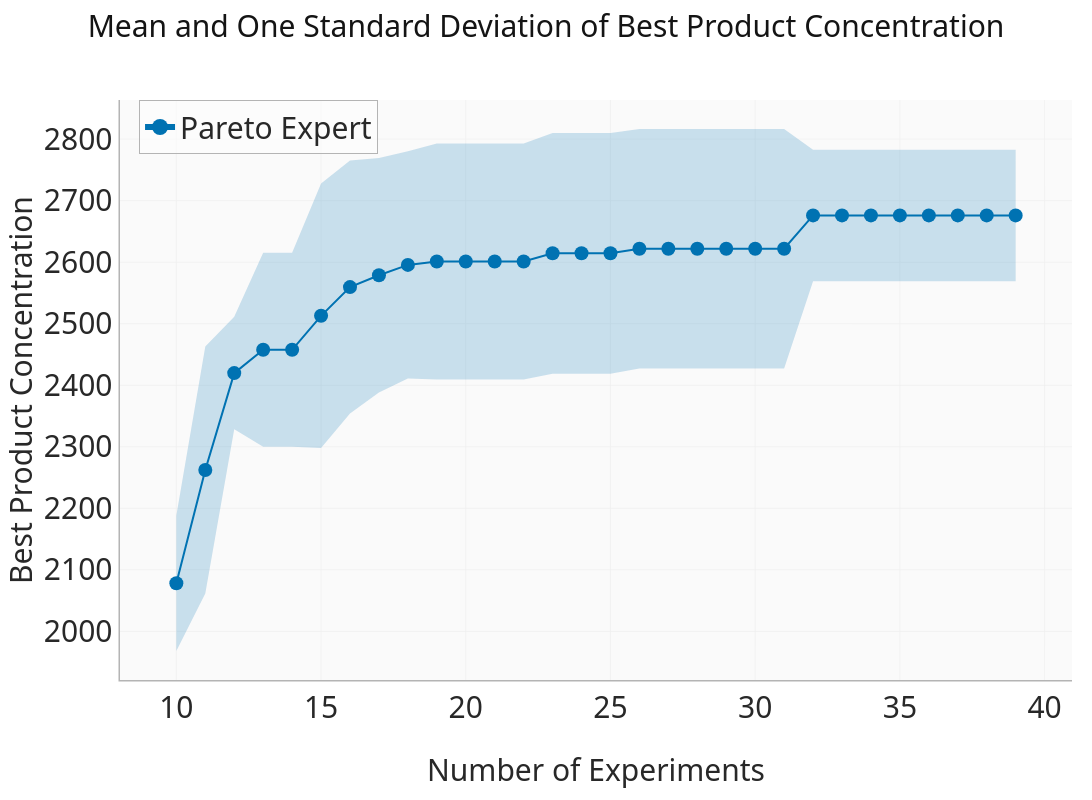

Source (notebook cell):
### Code cell
fig = plot_mean_std(
    summary,
    "Best Product Concentration",
    "Mean and One Standard Deviation of Best Product Concentration",
    "Best Product Concentration",
    "best_objective_pareto_expert",
)

### Figure 1 — Plotly figure (JSON) as saved in the notebook; plotly's stock layout.template omitted (floating-point values rounded to 4 significant figures)
{"data": [{"hoverinfo": "skip", "legendgroup": "pareto_expert", "line": {"width": 0}, "showlegend": false, "type": "scatter", "x": [10, 11, 12, 13, 14, 15, 16, 17, 18, 19, 20, 21, 22, 23, 24, 25, 26, 27, 28, 29, 30, 31, 32, 33, 34, 35, 36, 37, 38, 39], "y": [2188.0, 2463.0, 2511.0, 2615.0, 2615.0, 2728.0, 2765.0, 2769.0, 2780.0, 2793.0, 2793.0, 2793.0, 2793.0, 2810.0, 2810.0, 2810.0, 2816.0, 2816.0, 2816.0, 2816.0, 2816.0, 2816.0, 2783.0, 2783.0, 2783.0, 2783.0, 2783.0, 2783.0, 2783.0, 2783.0]}, {"fill": "tonexty", "fillcolor": "rgba(0,114,178,0.2)", "hoverinfo": "skip", "legendgroup": "pareto_expert", "line": {"width": 0}, "showlegend": false, "type": "scatter", "x": [10, 11, 12, 13, 14, 15, 16, 17, 18, 19, 20, 21, 22, 23, 24, 25, 26, 27, 28, 29, 30, 31, 32, 33, 34, 35, 36, 37, 38, 39], "y": [1968.0, 2062.0, 2328.0, 2300.0, 2300.0, 2298.0, 2354.0, 2388.0, 2411.0, 2409.0, 2409.0, 2409.0, 2409.0, 2419.0, 2419.0, 2419.0, 2427.0, 2427.0, 2427.0, 2427.0, 2427.0, 2427.0, 2569.0, 2569.0, 2569.0, 2569.0, 2569.0, 2569.0, 2569.0, 2569.0]}, {"legendgroup": "pareto_expert", "line": {"color": "#0072B2", "width": 2}, "marker": {"color": "#0072B2", "size": 14, "symbol": "circle"}, "mode": "lines+markers", "name": "Pareto Expert", "showlegend": false, "type": "scatter", "x": [10, 11, 12, 13, 14, 15, 16, 17, 18, 19, 20, 21, 22, 23, 24, 25, 26, 27, 28, 29, 30, 31, 32, 33, 34, 35, 36, 37, 38, 39], "y": [2078.0, 2262.0, 2420.0, 2458.0, 2458.0, 2513.0, 2559.0, 2579.0, 2596.0, 2601.0, 2601.0, 2601.0, 2601.0, 2614.0, 2614.0, 2614.0, 2622.0, 2622.0, 2622.0, 2622.0, 2622.0, 2622.0, 2676.0, 2676.0, 2676.0, 2676.0, 2676.0, 2676.0, 2676.0, 2676.0]}, {"legendgroup": "pareto_expert", "line": {"color": "#0072B2", "width": 6}, "marker": {"color": "#0072B2", "size": 20, "symbol": "circle"}, "mode": "lines+markers", "name": "Pareto Expert", "type": "scatter", "x": [null], "y": [null]}], "layout": {"height": 800, "legend": {"bgcolor": "rgba(255,255,255,0.5)", "font": {"size": 30}, "groupclick": "togglegroup", "x": 0.02, "y": 1}, "margin": {"b": 120, "l": 120, "r": 20, "t": 100}, "title": {"font": {"size": 30}, "text": "Mean and One Standard Deviation of Best Product Concentration"}, "width": 1200, "xaxis": {"tickfont": {"size": 30}, "title": {"font": {"size": 30}, "text": "Number of Experiments"}}, "yaxis": {"tickfont": {"size": 30}, "title": {"font": {"size": 30}, "standoff": 20, "text": "Best Product Concentration"}}}}
